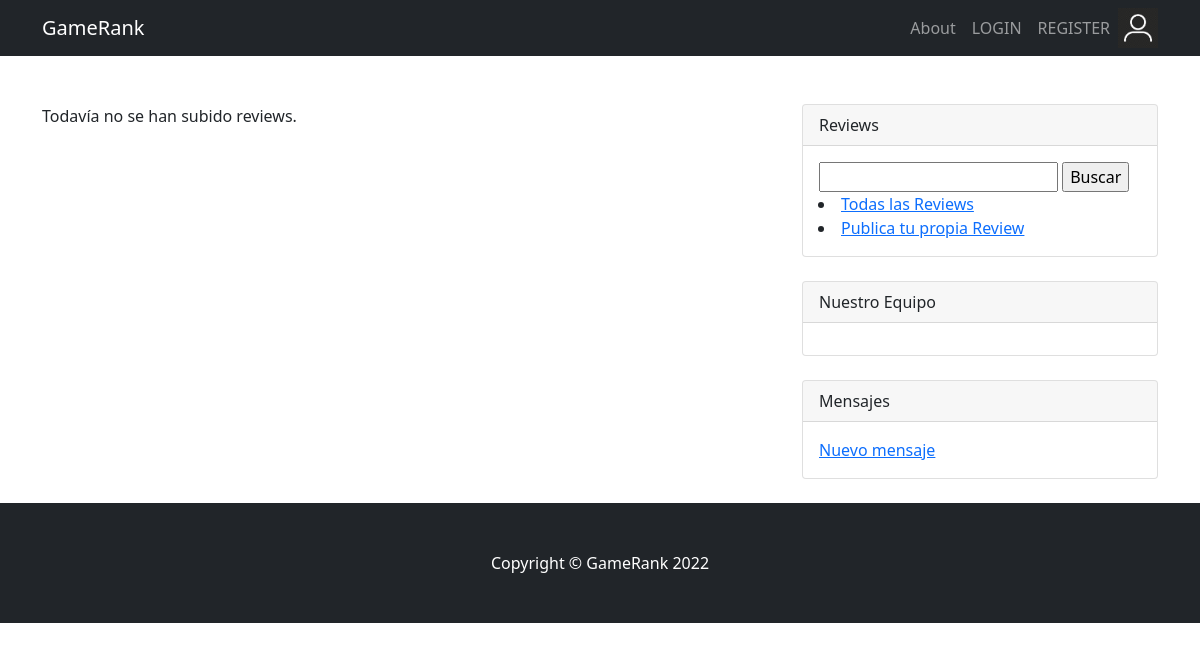
The page /posteos/ver_posteos/ on the database as committed earlier.
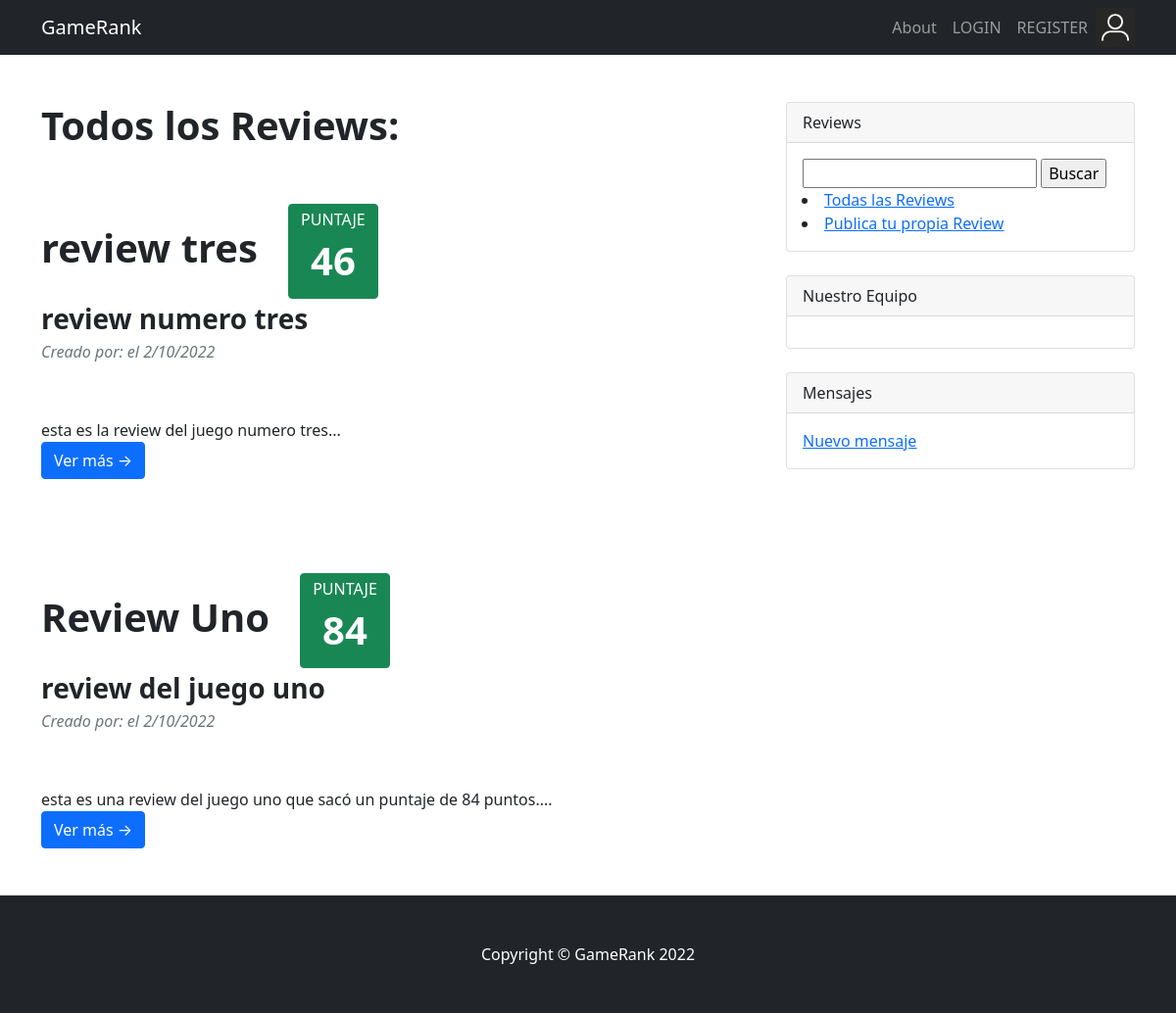
The same page on the database as committed later.
### posteos/models.py (models this page shows, shortened)
class Posteo(models.Model):
    titulo = models.CharField(max_length=200) # , unique=True
    subtitulo = models.CharField(max_length=200)
    user = models.ForeignKey(User, on_delete=models.CASCADE)
    puntaje = models.IntegerField()
    actualizado = models.DateTimeField()
    contenido = RichTextUploadingField()
    creado = models.DateTimeField()
    imagen = models.ImageField(upload_to='imagenes')
    class Meta:
        ordering = ['-creado']

### posteos/views.py (the view)
# urls.py: path('ver_posteos/', ver_posteos, name='ver_posteos'),
def ver_posteos(request):
    lista_posteos = Posteo.objects.all().order_by('-creado')
    return render(request, "posteos/ver_posteos.html", {'lista_posteos':lista_posteos,
                                                        'avatar':obtener_avatar(request),
                                                        'usuarios':obtener_usuarios()})

### usuarios/views.py (called while the page is built)
def obtener_avatar(request):
    if request.user.is_authenticated:
        lista = Avatar.objects.filter(user=request.user)
        if len(lista)!=0:
            imagen = lista[0].imagen.url
    else:
        imagen = "/media/avatares/default.png"
    return imagen

def obtener_usuarios():
    lista_usuarios = User.objects.all().exclude(username="admin")
    return lista_usuarios

### posteos/templates/posteos/ver_posteos.html (shortened to what this page needs)
{% extends "usuarios/padre.html" %}
{% load static %}
{% block primero %}
{% if lista_posteos %}
<h1><b>Todos los Reviews:</b></h1>
    {% for posteo in lista_posteos %}
    <article>
        <header class="mb-4">
            <h1 class="fw-bolder mb-1"><br><b>{{posteo.titulo}}&nbsp&nbsp&nbsp</b><a class="btn btn-success" href="{% url 'review_criteria' %}"><h6>PUNTAJE</h6><b><h1> {{posteo.puntaje}}</b></h1></a></h1>
            <h3 class="fw-bolder mb-1">{{posteo.subtitulo}}</h3>
            <div class="text-muted fst-italic mb-2">Creado por:
                <a class="badge bg-secondary text-decoration-none link-light" href="{% url 'usuario_detallado' posteo.user_id %}">{{posteo.user.get_full_name}}</a> el {{posteo.creado.day}}/{{posteo.creado.month}}/{{posteo.creado.year}}
            </div>
        </header>
        <section class="mb-5">
            {{posteo.contenido|slice:":200"|safe}}...
            <br>
            <a href="{% url 'posteo_detallado' posteo.id %}" class="btn btn-primary">Ver más &rarr;</a>
        </section>
    </article>
    {% endfor %}
{% else %}
<p>Todavía no se han subido reviews.</p>
{% endif %}
{% endblock %}

### usuarios/templates/usuarios/padre.html (shortened to what this page needs)
<!DOCTYPE html>
<html lang="en">
    <head>
        {% load static %}
        <link href="{% static 'usuarios/css/styles.css' %}" rel="stylesheet" />
    </head>
    <body>
        <nav class="navbar navbar-expand-lg navbar-dark bg-dark">
            <div class="container">
                <a class="navbar-brand" href="{% url 'inicio' %}">GameRank</a>
                <div class="collapse navbar-collapse" id="navbarSupportedContent">
                    <ul class="navbar-nav ms-auto mb-2 mb-lg-0">
                        <li class="nav-item"><a class="nav-link" href="#">About</a></li>
                        {% if user.is_authenticated %}
                        <li class="nav-item"><a class="nav-link" href="{% url 'editar_perfil' %}">{{user.username}}</a></li>
                        <li class="nav-item"><a class="nav-link" href="{% url 'logout' %}">LOGOUT</a></li>
                        <li class="nav-item"><a class="nav-link" href="{% url 'add_avatar' %}">AVATAR</a></li>
                        {% else %}
                        <li class="nav-item"><a class="nav-link" href="{% url 'login' %}">LOGIN</a></li>
                        <li class="nav-item"><a class="nav-link" href="{% url 'register' %}">REGISTER</a></li>
                        {% endif %}
                        <img height="40px" src="{{ avatar }}" alt="">
                    </ul>
                </div>
            </div>
        </nav>
        <div class="container mt-5">
            <div class="row">
                <div class="col-lg-8">
                    {% block primero %}
                    {% endblock %}
                </div>
                <div class="col-lg-4">
                    <div class="card mb-4">
                        <div class="card-header">Reviews</div>
                        <div class="card-body">
                            <div class="input-group">
                                <form action="{% url 'buscar_posteo' %}" method="GET">
                                    <input type="text" name="titulo" id="titulo">
                                    <input type="submit" value="Buscar">
                                </form>
                                <li><a href="{% url 'ver_posteos' %}">Todas las Reviews</a></li>
                                <li><a href="{% url 'nuevo_posteo' %}">Publica tu propia Review</a></li>
                            </div>
                        </div>
                    </div>
                    <div class="card mb-4">
                        <div class="card-header">Nuestro Equipo</div>
                        <div class="card-body">
                        </div>
                    </div>
                    <div class="card mb-4">
                        <div class="card-header">Mensajes</div>
                        <div class="card-body">
                            <div class="row">
                                <div class="col-sm-6">
                                    <ul class="list-unstyled mb-0">
                                        <li><a href="{% url 'nuevo_mensaje' %}">Nuevo mensaje</a></li>
                                    </ul>
                                </div>
                            </div>
                        </div>
                    </div>
                </div>
            </div>
        </div>
        <footer class="py-5 bg-dark">
            <div class="container"><p class="m-0 text-center text-white">Copyright &copy; GameRank 2022</p></div>
        </footer>
    </body>
</html>

Rows that differ between the two databases and show on the page:
added Posteo: titulo "review tres", puntaje "46", subtitulo "review numero tres", creado.day "2", creado.month "10", creado.year "2022", contenido "esta es la review del juego numero tres"
added Posteo: titulo "Review Uno", puntaje "84", subtitulo "review del juego uno", creado.day "2", creado.month "10", creado.year "2022", contenido "esta es una review del juego uno que sacó un puntaje de 84 puntos."
Other text that changed with them:
text no longer shown: "Todavía no se han subido reviews."
text now shown: "Todos los Reviews:"
